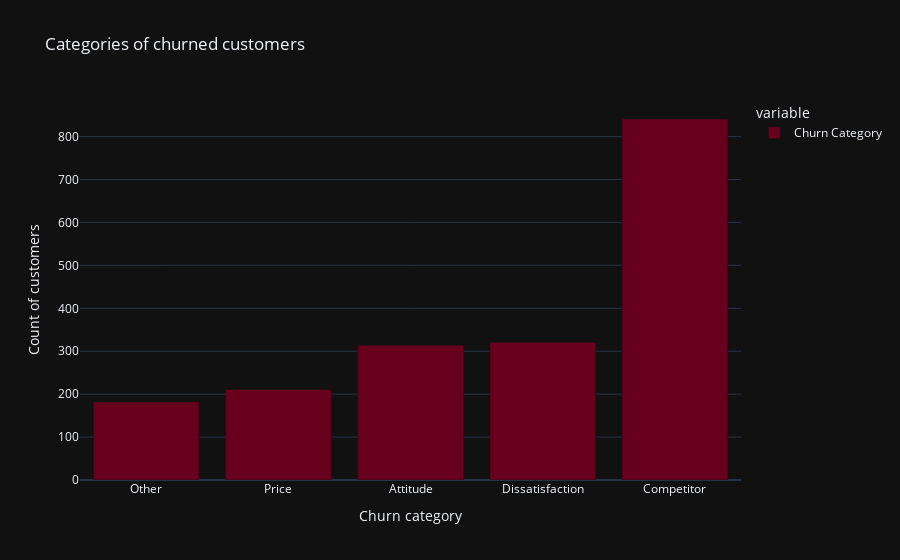

Source (notebook cell):
### Code cell
px.data.gapminder()
for templates in ['plotly_dark']:
 category_fig=px.bar(easy1,color_discrete_sequence=px.colors.sequential.RdBu,
title= 'Categories of churned customers ', template=templates,
labels={'index':'Churn category', 'value':'Count of customers',}

)
category_fig.show()

### Figure 1 — Plotly figure (JSON) as saved in the notebook; plotly's stock layout.template omitted (floating-point values rounded to 4 significant figures)
{"data": [{"alignmentgroup": "True", "hovertemplate": "variable=Churn Category<br>Churn category=%{x}<br>Count of customers=%{y}<extra></extra>", "legendgroup": "Churn Category", "marker": {"color": "rgb(103,0,31)", "pattern": {"shape": ""}}, "name": "Churn Category", "offsetgroup": "Churn Category", "orientation": "v", "showlegend": true, "textposition": "auto", "type": "bar", "x": ["Other", "Price", "Attitude", "Dissatisfaction", "Competitor"], "xaxis": "x", "y": [182, 211, 314, 321, 841], "yaxis": "y"}], "layout": {"barmode": "relative", "legend": {"title": {"text": "variable"}, "tracegroupgap": 0}, "title": {"text": "Categories of churned customers "}, "xaxis": {"anchor": "y", "domain": [0, 1], "title": {"text": "Churn category"}}, "yaxis": {"anchor": "x", "domain": [0, 1], "title": {"text": "Count of customers"}}}}
